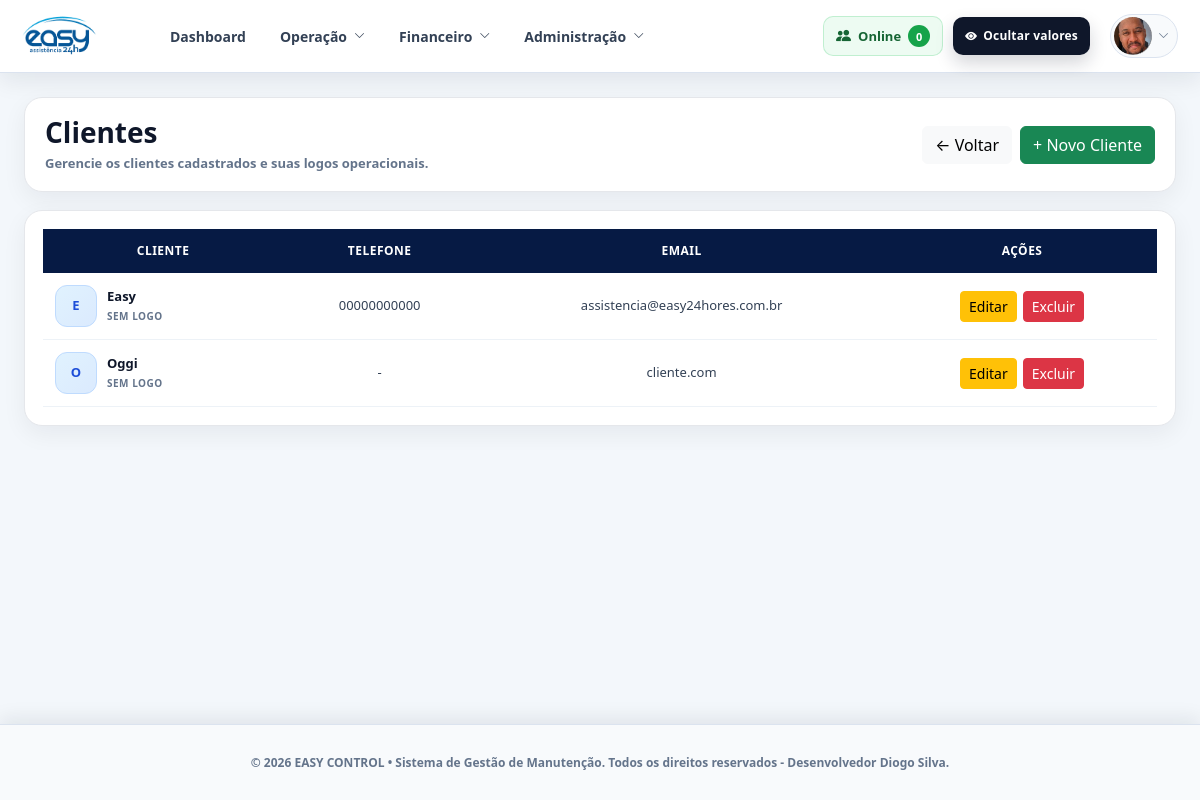
The page /clientes/ (signed in) on the database its author committed.
### models/cliente.py (models this page shows)
class Cliente(db.Model):
    __tablename__ = "clientes"
    id = db.Column(db.Integer, primary_key=True)
    nome = db.Column(db.String(150), nullable=False)
    telefone = db.Column(db.String(20))
    email = db.Column(db.String(120))
    logo = db.Column(db.Text)

### routes/clientes.py (the view)
@cliente_bp.route("/")
def lista():
    resp = admin_only()
    if resp:
        return resp
    clientes = Cliente.query.order_by(Cliente.nome.asc()).all()
    return render_template("clientes/lista.html", clientes=clientes)

### routes/clientes.py (called while the page is built)
def admin_only():
    if not session.get("user_id"):
        return redirect("/login")
    if session.get("user_role") not in ["admin", "gestao", "gestor"]:
        abort(403)

### templates/clientes/lista.html
{% extends "base.html" %}
{% block content %}
<div class="clientes-page">
  <div class="clientes-header">
    <div>
      <h3>Clientes</h3>
      <p>Gerencie os clientes cadastrados e suas logos operacionais.</p>
    </div>
    <div class="clientes-header-actions">
      <a href="javascript:history.back()" class="btn btn-light">← Voltar</a>
      <a href="/clientes/novo" class="btn btn-success">+ Novo Cliente</a>
    </div>
  </div>
  <div class="clientes-card">
    <div class="clientes-table-wrap">
      <table class="table clientes-table">
        <thead>
          <tr>
            <th>Cliente</th>
            <th>Telefone</th>
            <th>Email</th>
            <th>Ações</th>
          </tr>
        </thead>
        <tbody>
          {% for c in clientes %}
          <tr>
            <td>
              <div class="cliente-cell">
                <div class="cliente-logo-mini">
                  {% if c.logo %}
                    <img src="{{ c.logo }}" alt="Logo {{ c.nome }}">
                  {% else %}
                    <span>{{ (c.nome[:1] if c.nome else 'C')|upper }}</span>
                  {% endif %}
                </div>
                <div>
                  <strong>{{ c.nome }}</strong>
                  <small>{{ 'COM LOGO' if c.logo else 'SEM LOGO' }}</small>
                </div>
              </div>
            </td>
            <td>{{ c.telefone or '-' }}</td>
            <td>{{ c.email or '-' }}</td>
            <td>
              <div class="cliente-actions">
                <a href="/clientes/editar/{{ c.id }}" class="btn btn-sm btn-warning">Editar</a>
                <a href="/clientes/excluir/{{ c.id }}"
                   class="btn btn-sm btn-danger"
                   onclick="return confirm('Deseja excluir este cliente?')">
                  Excluir
                </a>
              </div>
            </td>
          </tr>
          {% else %}
          <tr>
            <td colspan="4" class="text-center text-muted py-4">Nenhum cliente cadastrado.</td>
          </tr>
          {% endfor %}
        </tbody>
      </table>
    </div>
  </div>
</div>
{% endblock %}

### static/css/organized/00-login.css (style rules this page uses)
:root { --easy-primary: #0d3b66; --easy-primary-strong: #082746; --easy-secondary: #1d8cf8; --easy-text: #ffffff; --easy-muted: rgba(255, 255, 255, 0.78); --easy-border: rgba(255, 255, 255, 0.24); --easy-card: rgba(7, 25, 44, 0.72); --easy-card-hover: rgba(7, 25, 44, 0.82); }
* { box-sizing: border-box; }
html, body { width: 100%; min-height: 100%; }

### static/css/organized/01-frotas.css (style rules this page uses)
body { padding-bottom: 86px; }

### rows shown on the page
Cliente: nome "E", nome "Easy", logo "SEM LOGO", telefone "00000000000", email "assistencia@easy24hores.com.br"
Cliente: nome "O", nome "Oggi", logo "SEM LOGO", telefone "-", email "cliente.com"
